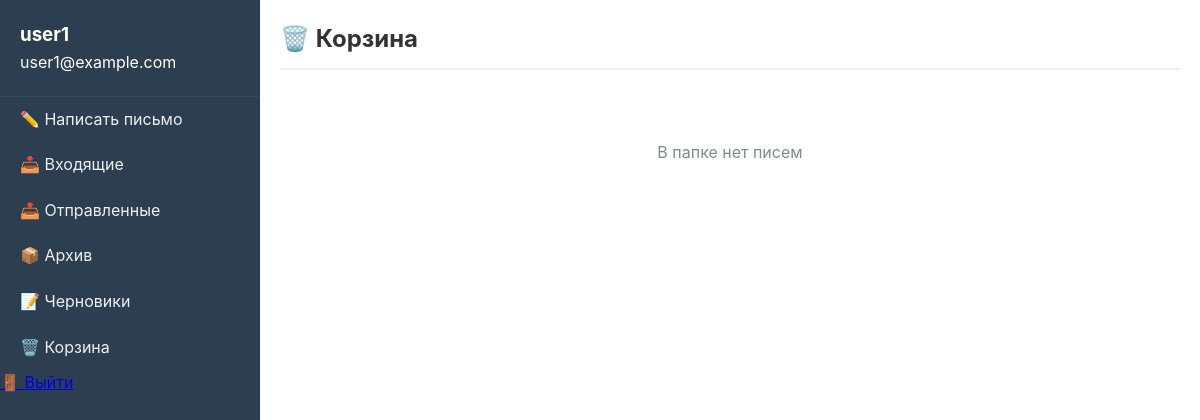
Page /trash/ (signed in) on the earlier database version.
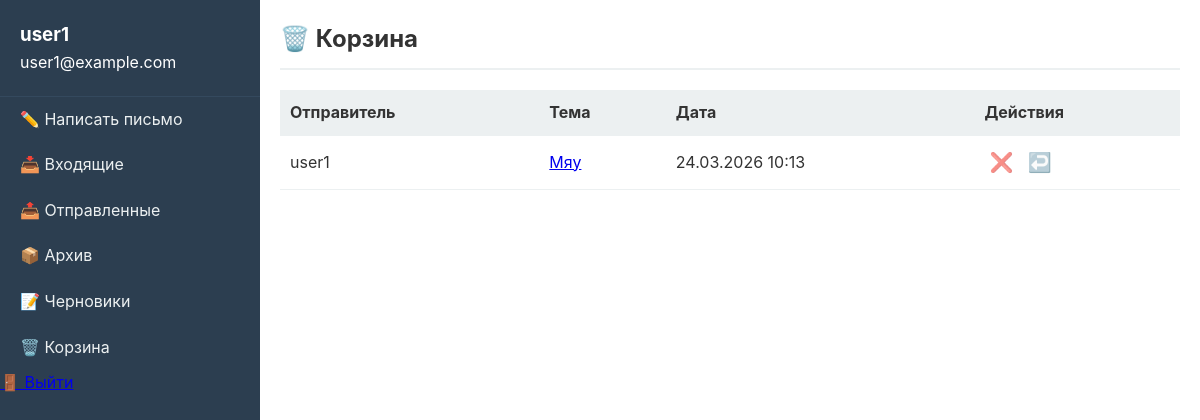
Same page on the later database version.
### mail/models.py (models this page shows)
class Email(models.Model):
    class Folder(models.TextChoices):
        INBOX = 'INBOX', 'Входящие'
        OUTBOX = 'OUTBOX', 'Исходящие'
        ARCHIVE = 'ARCHIVE', 'Архив'
        TRASH = 'TRASH', 'Корзина'
        DRAFTS = 'DRAFTS', 'Черновики'
    sender = models.ForeignKey(User, on_delete=models.CASCADE, related_name='sent_emails')
    recipients = models.ManyToManyField(User, related_name='received_emails')
    subject = models.CharField(max_length=255)
    body = models.TextField()
    created_at = models.DateTimeField(auto_now_add=True)
    sent_at = models.DateTimeField(null=True, blank=True)
    is_draft = models.BooleanField(default=False)

### mail/views.py (the view)
# urls.py: path('trash/', views.trash, name='trash'),
@login_required
def trash(request):
    emails = Email.objects.filter(
        Q(sender=request.user) | Q(recipients=request.user),
        statuses__user=request.user,
        statuses__folder=Email.Folder.TRASH
    ).select_related('sender').order_by('-statuses__received_at')
    return render(request, 'mail/folder.html', {
        'emails': emails,
        'folder': 'trash',
        'folder_name': 'Корзина'
    })

### mail/templates/mail/folder.html (shortened to what this page needs)
{% extends 'mail/base.html' %}
{% block content %}
<div class="folder-header">
    <h2>
        {% if folder == 'trash' %}🗑️{% endif %}
        {{ folder_name }}
    </h2>
</div>
{% if emails %}
<table class="email-list">
    <thead>
        <tr>
            <th>{% if folder == 'drafts' %}Кому{% else %}Отправитель{% endif %}</th>
            <th>Тема</th>
            <th>Дата</th>
            <th>Действия</th>
        </tr>
    </thead>
    <tbody>
        {% for email in emails %}
        <tr class="email-row" data-email-id="{{ email.id }}">
            <td class="sender">
                {% if folder == 'drafts' %}
                    {% for recipient in email.recipients.all %}
                        {{ recipient.email }}{% if not forloop.last %}, {% endif %}
                    {% endfor %}
                {% else %}
                    {{ email.sender.username }}
                {% endif %}
            </td>
            <td class="subject">
                <a href="{% url 'email_detail' email.id %}" class="email-link">
                    {{ email.subject }}
                </a>
            </td>
            <td class="date">
                {% if email.sent_at %}
                    {{ email.sent_at|date:"d.m.Y H:i" }}
                {% else %}
                    {{ email.created_at|date:"d.m.Y H:i" }}
                {% endif %}
            </td>
            <td class="actions">
                {% if folder == 'trash' %}
                    <button onclick="deletePermanently({{ email.id }})" class="btn-icon" title="Удалить навсегда">❌</button>
                    <button onclick="moveEmail({{ email.id }}, 'INBOX')" class="btn-icon" title="Восстановить">↩️</button>
                {% elif folder == 'archive' %}
                    <button onclick="moveEmail({{ email.id }}, 'INBOX')" class="btn-icon" title="Вернуть во входящие">📥</button>
                    <button onclick="moveEmail({{ email.id }}, 'TRASH')" class="btn-icon" title="В корзину">🗑️</button>
                {% elif folder == 'drafts' %}
                    <button onclick="location.href='{% url 'compose' %}?draft={{ email.id }}'" class="btn-icon" title="Редактировать">✏️</button>
                    <button onclick="moveEmail({{ email.id }}, 'TRASH')" class="btn-icon" title="В корзину">🗑️</button>
                {% endif %}
            </td>
        </tr>
        {% endfor %}
    </tbody>
</table>
{% else %}
<div class="empty-folder">
    <p>В папке нет писем</p>
</div>
{% endif %}
{% endblock %}

Differences in the rows shown:
added Email: sender.username "user1", subject "Мяу", created_at "24.03.2026 10:13"
Other differences:
text no longer shown: "В папке нет писем"
text now shown: "Отправитель Тема Дата Действия"
